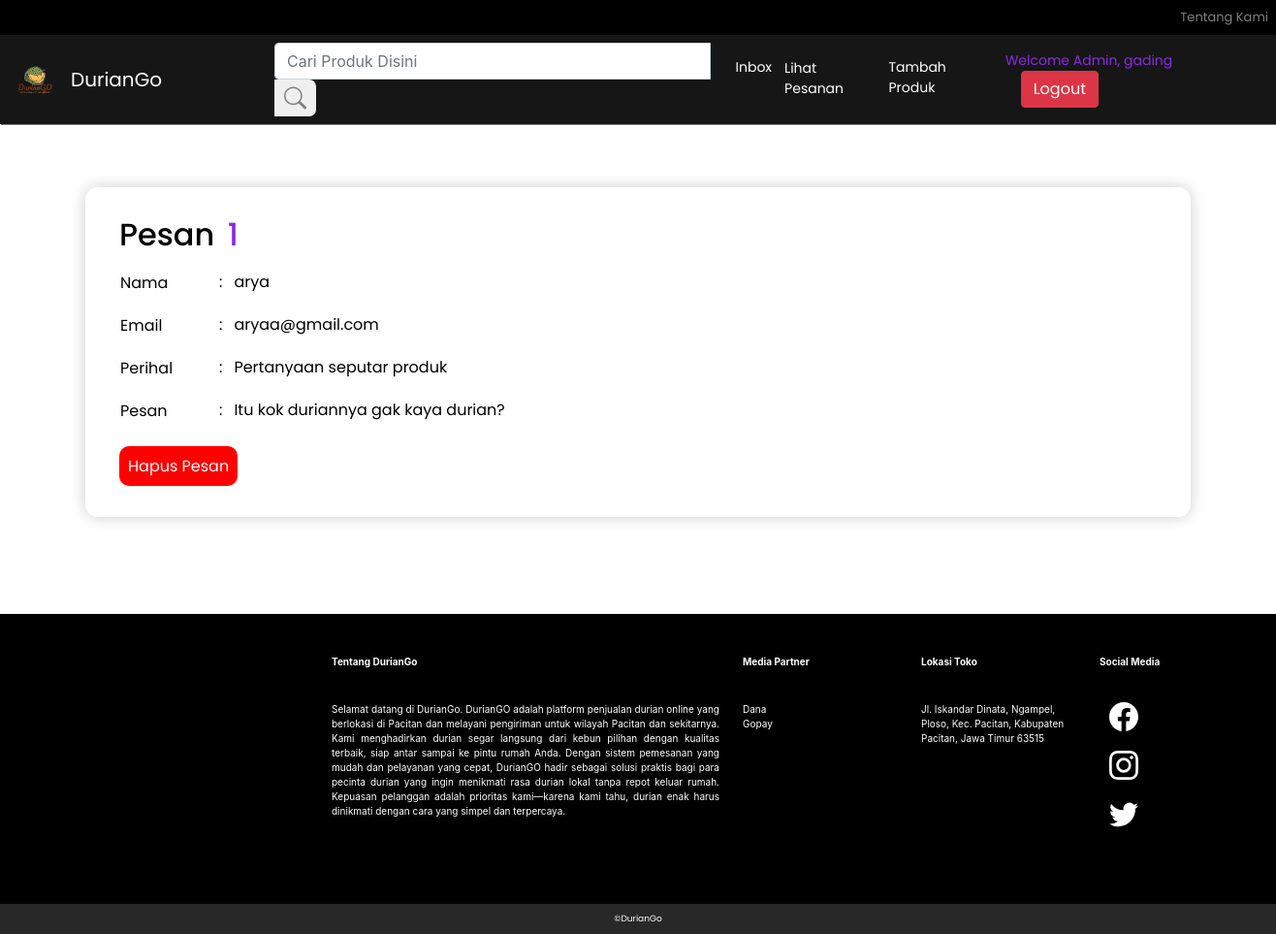
Page /inboxadmin.php (signed in) on the earlier database version.
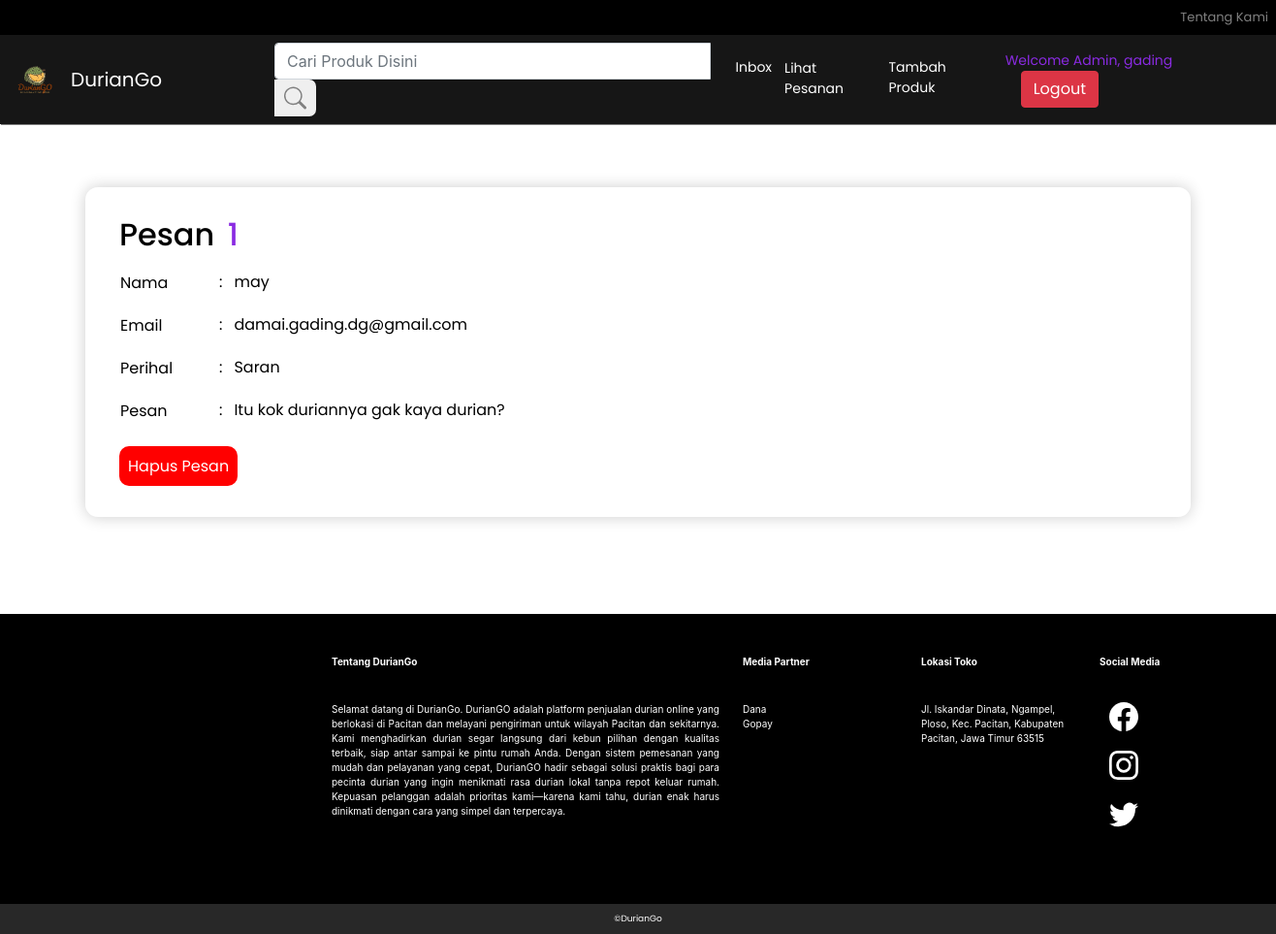
Same page on the later database version.
### tables this page shows
CREATE TABLE `contactus` (
  `id` int(30) NOT NULL,
  `nama` varchar(30) NOT NULL,
  `email` varchar(30) NOT NULL,
  `perihal` varchar(50) NOT NULL,
  `pesan` varchar(400) NOT NULL
);

### inboxadmin.php (the view, shortened to what the changed rows need)
<!doctype html>
<html lang="en">
<head>
    <link rel="stylesheet" href="style.css">
    <link rel="stylesheet" href="https://cdn.jsdelivr.net/npm/bootstrap@4.6.2/dist/css/bootstrap.min.css">
</head>
<body>
    <section>
        <?php
        $angka = 0;
        include 'konek.php';
        $query = mysqli_query($konek, "select * from contactus");
        while ($data = mysqli_fetch_array($query)) {
            $angka = $angka + 1; ?>
            <div class="editlihattiket container" style="display: flex;">
                <div class="formleft container" style="padding-left: 20px;padding-top:10px;margin-right:10px; padding-right:0px;padding-bottom:20px;">
                    <h2>Pesan <span style="margin-left: 5px; color:blueviolet;"> <?php echo $angka; ?></span> </h2>
                    <table>
                        <tr>
                            <td>
                                <label style="margin-top:10px;width:100px;" for="inputnama">Nama</label>
                            </td>
                            <td>:</td>
                            <td> <span style="margin-left: 10px;margin-bottom: 20px;"> <?php echo $data['nama']; ?></span></td>
                        </tr>
                        <tr>
                            <td>
                                <label style="margin-top:10px;width:100px;" for="inputnama">Email</label>
                            </td>
                            <td>:</td>
                            <td> <span style="margin-left: 10px;margin-bottom: 20px;"><?php echo $data['email']; ?></span></td>
                        </tr>
                        <tr>
                            <td>
                                <label style="margin-top:10px;width:100px;" for="inputperihal">Perihal </label>
                            </td>
                            <td>:</td>
                            <td> <span style="margin-left: 10px;margin-bottom: 20px;"> <?php echo $data['perihal']; ?></span></td>
                        </tr>
                        <tr>
                            <td>
                                <label style=" margin-top:10px;width:100px;" for="inputjumlah">Pesan</label>
                            </td>
                            <td>:</td>
                            <td> <span style="margin-left: 10px;margin-bottom: 20px; width :100px;margin-right:20px;"><?php echo $data['pesan']; ?> </span></td>
                        </tr>
                    </table>
                    <br>
                    <a href=hapusinboxadmin.php?id=<?php echo $data['id']; ?> style="text-decoration:none;padding:9px; font-size:16px;margin-left: 0px; background-color: red ; border-style:none; font-family: Poppins; color:white;border-radius:10px;">Hapus Pesan</a>
                </div>
            </div>
        <?php } ?>
    </section>
    <div class="footer" id="aboutus" style="background-color: black; margin-left: 0px; margin-right: 0px; margin-top:100px; padding: 30px; display: flex; text-align: center;">
        <table class="table table-borderless responsive-2" style="color: white; font-size: 10px; text-align: left; margin-left: 300px; margin-right: 300px; overflow-x:auto;">
            <thead>
                <tr>
                    <th scope="col">
                        <li class="list-group" style="margin-bottom: 10px; width: 400px;">Tentang DurianGo</li>
                    </th>
                    <th scope="col">
                        <li class="list-group" style="margin-bottom: 10px; width: 160px;">Media Partner</li>
                    </th>
                    <th scope="col">
                        <li class="list-group" style="margin-bottom: 10px; width: 160px;">Lokasi Toko</li>
                    </th>
                    <th scope="col">
                        <li class="list-group" style="margin-bottom: 10px; width: 160px;">Social Media</li>
                    </th>
                </tr>
            </thead>
        </table>
    </div>
</body>
</html>

Differences in the rows shown:
removed contactus: nama "arya", email "aryaa@gmail.com", perihal "Pertanyaan seputar produk", pesan "Itu kok duriannya gak kaya durian?"
added contactus: nama "may", email "damai.gading.dg@gmail.com", perihal "Saran", pesan "Itu kok duriannya gak kaya durian?"
